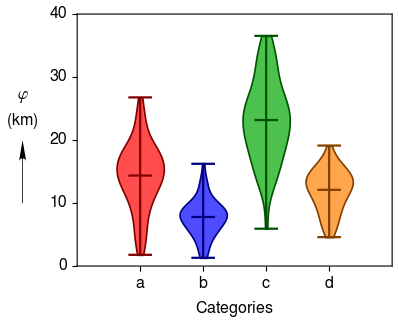

Recreate this plot in Python.
# -*- coding: utf-8 -*-
"""
Created on Sat Apr 18 15:27:24 2015

@author: Ben
"""
import clearplot.figure as figure
import numpy as np
import os

#Load the data
data_dir = os.path.join(os.path.dirname(figure.__file__), os.pardir, 'doc', \
    'source', 'data')
path = os.path.join(data_dir, 'violin_plot_data.csv')
data = np.loadtxt(path, delimiter = ',')

#Plot the data
fig = figure.Figure()
ax = fig.add_axes()
ax.x_label_obj.arrow_bool = False
ax.x_label = [r'\mathsf{Categories}']
ax.y_label = [r'\varphi', 'km']
ax.plot_violins([np.array([1]), np.array([2]), np.array([3]), np.array([4])], \
    [data[:,0], data[:,1], data[:,2], data[:,3]]);
ax.x_tick_list = [1, 2, 3, 4]
ax.x_tick_labels = ['a', 'b', 'c', 'd']
fig.auto_adjust_layout()
fig.save('violin_plot-custom_tick_labels.png')